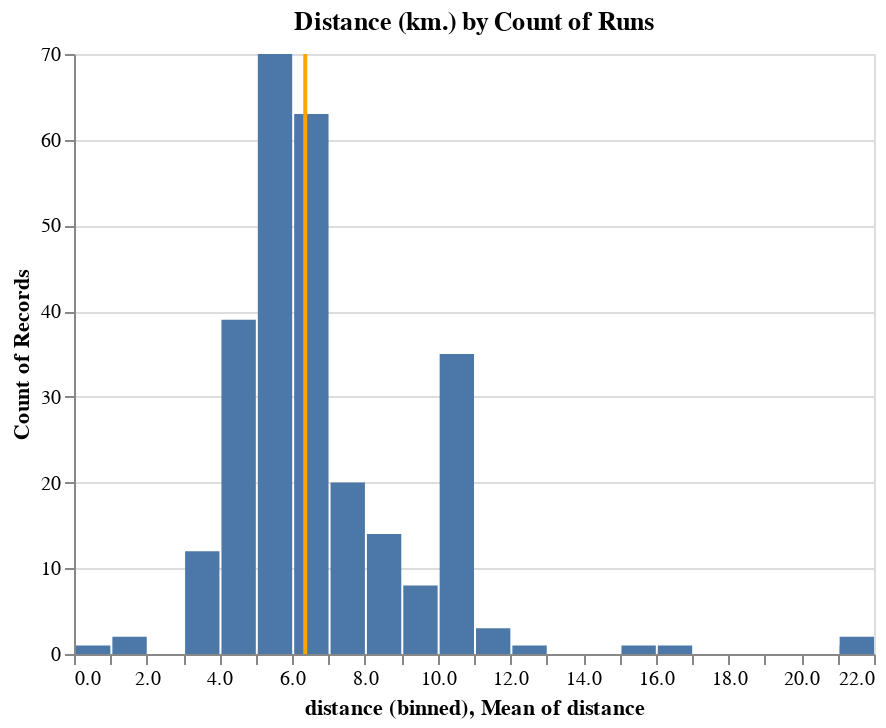

Write notebook code for a chart like this one.
### Code cell
data = df.loc[df.type=='Run',:][['id','start_date_formatted','distance']]
data.loc[:,'distance'] = data.distance.apply(lambda d: round(d))

bar = alt.Chart(data).mark_bar().encode(
    alt.X('distance:Q', bin=alt.Bin(step=1)),
    alt.Y('count()'),
    tooltip=['distance:Q','count()']
)

bar.title = 'Distance (km.) by Count of Runs'

rule = alt.Chart(data).mark_rule(color='orange').encode(
    x='mean(distance):Q',
    size=alt.value(2)
)

alt.layer(
    bar,
    rule
)

### Figure 1 — Vega-Lite specification as saved in the notebook (floating-point values rounded to 4 significant figures; data arrays with more than 128 entries replaced by an {"elided": "..."} marker saying what was removed)
{"config": {"view": {"continuousWidth": 400, "continuousHeight": 300}}, "layer": [{"mark": "bar", "encoding": {"tooltip": [{"type": "quantitative", "field": "distance"}, {"type": "quantitative", "aggregate": "count"}], "x": {"type": "quantitative", "bin": {"step": 1}, "field": "distance"}, "y": {"type": "quantitative", "aggregate": "count"}}, "title": "Distance (km.) by Count of Runs"}, {"mark": {"type": "rule", "color": "orange"}, "encoding": {"size": {"value": 2}, "x": {"type": "quantitative", "aggregate": "mean", "field": "distance"}}}], "data": {"name": "data-e68a88e00fdcbda44ef9df99a6d2ebc7"}, "$schema": "https://vega.github.io/schema/vega-lite/v4.8.1.json", "datasets": {"data-e68a88e00fdcbda44ef9df99a6d2ebc7": {"elided": "273 records"}}}
